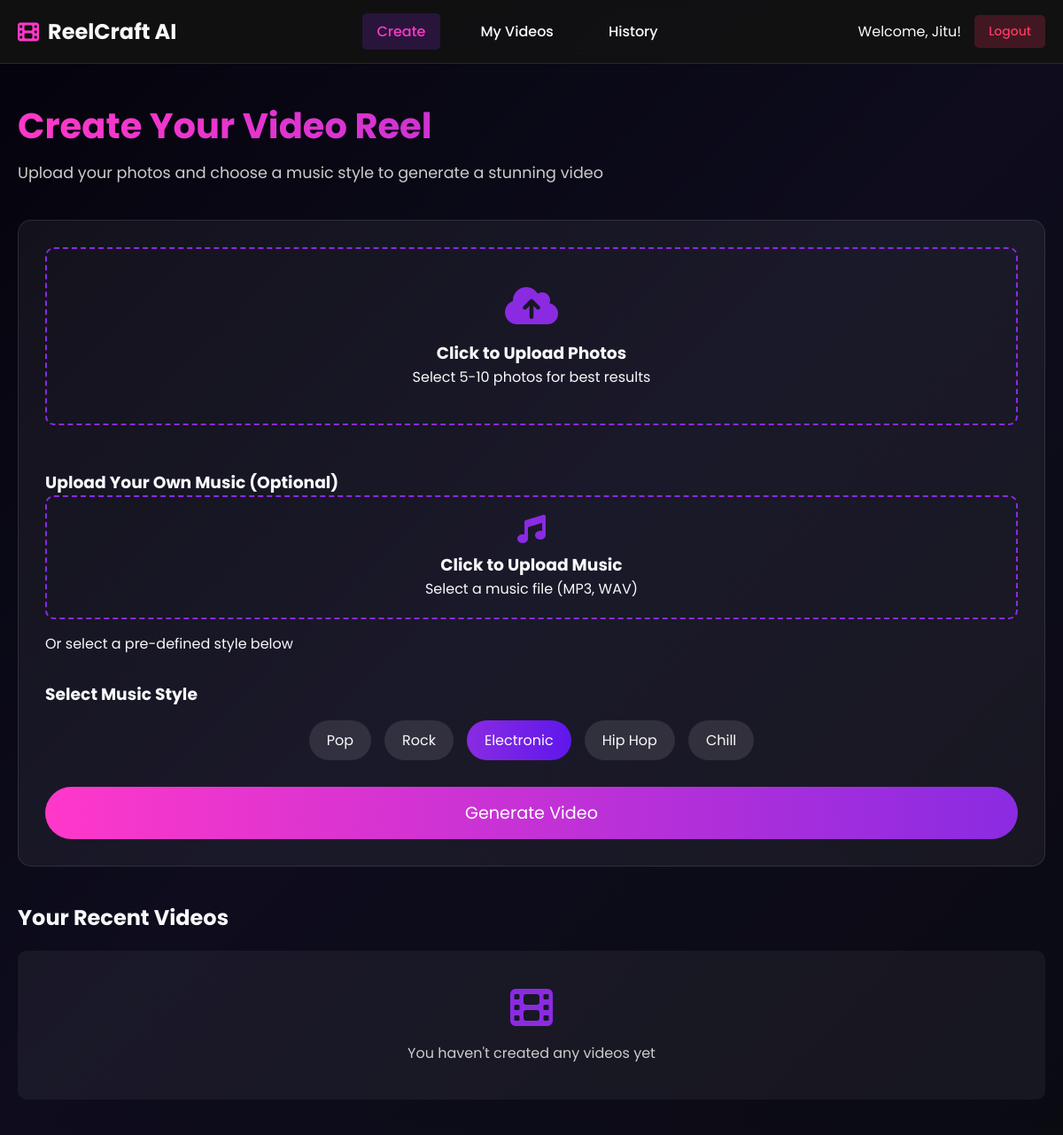
/dashboard (signed in), run on an earlier commit of the app's database.
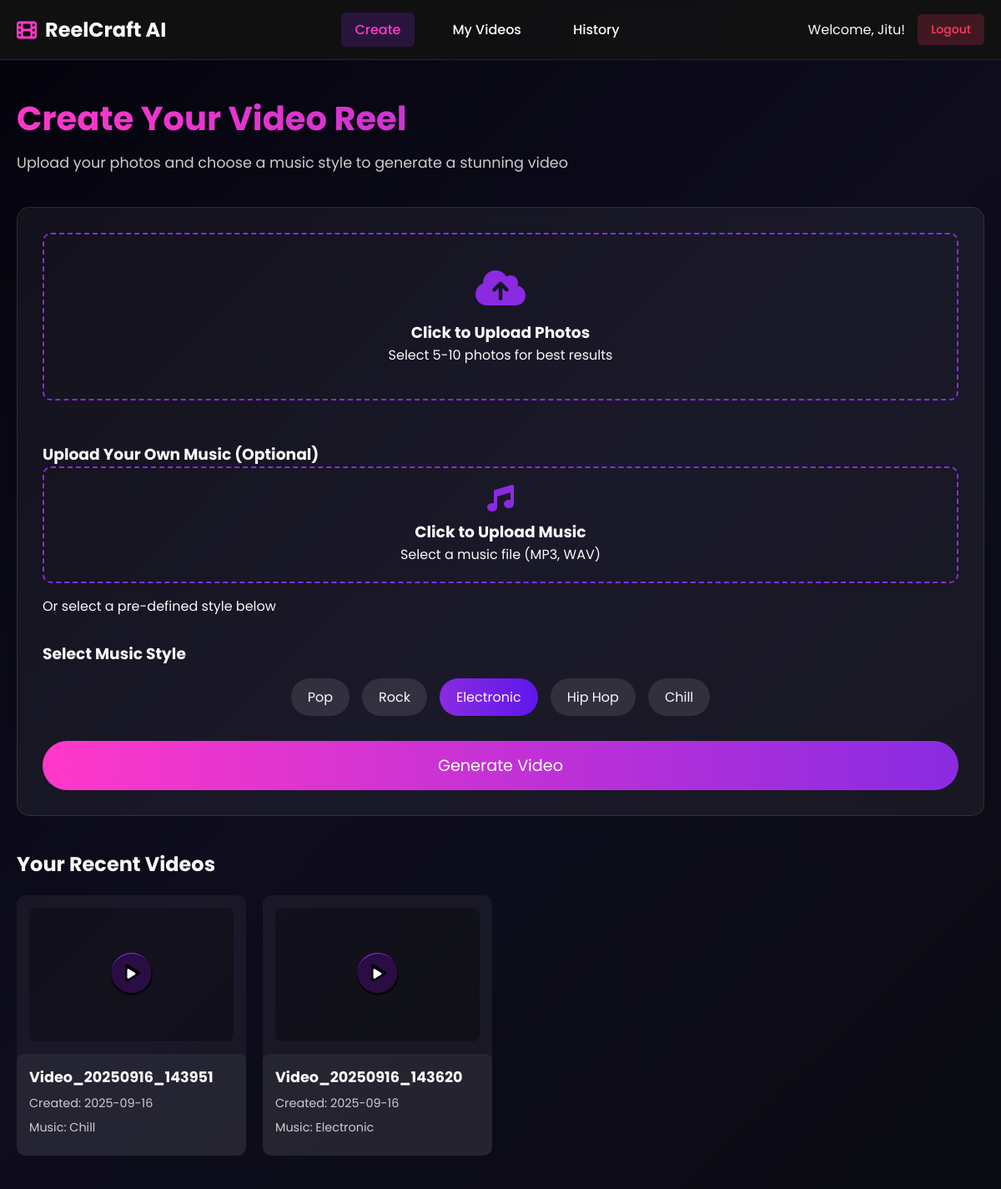
And on a later commit of the database.
### tables this page shows
CREATE TABLE videos (
            id INTEGER PRIMARY KEY AUTOINCREMENT,
            user_id INTEGER NOT NULL,
            video_url TEXT NOT NULL,
            title TEXT,
            music_style TEXT NOT NULL,
            music_file TEXT,
            created_at TIMESTAMP DEFAULT CURRENT_TIMESTAMP,
            FOREIGN KEY (user_id) REFERENCES users (id)
        );

### app.py (the view)
@app.route('/dashboard')
@login_required
@payment_required
def dashboard():
    user_videos = get_videos_by_user(session['user_id'])
    return render_template('dashboard.html', user=session.get('user'), videos=user_videos)

### app.py (called while the page is built)
def login_required(f):
    @wraps(f)
    def decorated_function(*args, **kwargs):
        if 'user_id' not in session:
            flash('Please login to continue.')
            return redirect(url_for('auth'))
        return f(*args, **kwargs)
    return decorated_function

def payment_required(f):
    @wraps(f)
    def decorated_function(*args, **kwargs):
        if not session.get('is_paid', False) and not session.get('is_admin', False):
            flash('Payment required to access this feature.')
            return redirect(url_for('payment'))
        return f(*args, **kwargs)
    return decorated_function

### database.py (called while the page is built)
def get_db_connection():
    conn = sqlite3.connect('database.db')
    conn.row_factory = sqlite3.Row
    return conn

def get_videos_by_user(user_id):
    conn = get_db_connection()
    videos = conn.execute(
        'SELECT * FROM videos WHERE user_id = ? ORDER BY created_at DESC',
        (user_id,)
    ).fetchall()
    conn.close()
    return videos

### templates/dashboard.html (shortened to what the changed rows need)
{% extends "base.html" %}
{% block content %}
<div class="dashboard-container">
    <main class="dashboard-main">
        <div class="container">
            <section id="create-section" class="dashboard-section active">
                <h1 class="dashboard-title">Create Your Video Reel</h1>
                <div class="recent-videos">
                    <h2>Your Recent Videos</h2>
                    <div class="videos-grid" id="recent-videos-grid">
                        {% if videos %}
                            {% for video in videos[:4] %}
                            <div class="video-card">
                                <div class="video-thumbnail">
                                    <div class="thumbnail-placeholder">
                                        <i class="fas fa-play-circle"></i>
                                    </div>
                                    <button class="play-btn" data-video-url="{{ url_for('download_file', filename=video.video_url) }}" data-video-title="{{ video.title or 'Untitled Video' }}" data-video-date="{{ video.created_at }}" data-video-music="{{ video.music_style }}">
                                        <i class="fas fa-play"></i>
                                    </button>
                                </div>
                                <div class="video-info">
                                    <h3 class="video-title">{{ video.title or "Untitled Video" }}</h3>
                                    <p class="video-date">Created: {{ video.created_at[:10] }}</p>
                                    <p class="video-music">Music: {{ video.music_style }}</p>
                                </div>
                            </div>
                            {% endfor %}
                        {% else %}
                            <div class="video-placeholder">
                                <i class="fas fa-film"></i>
                                <p>You haven't created any videos yet</p>
                            </div>
                        {% endif %}
                    </div>
                </div>
            </section>
        </div>
    </main>
</div>
{% endblock %}

What changed in the data, as far as the page shows it:
added videos: title "Video_20250916_143951", created_at "2025-09-16", music_style "Chill"
added videos: title "Video_20250916_143620", created_at "2025-09-16", music_style "Electronic"
Also different on the page:
text no longer shown: "You haven't created any videos yet"
